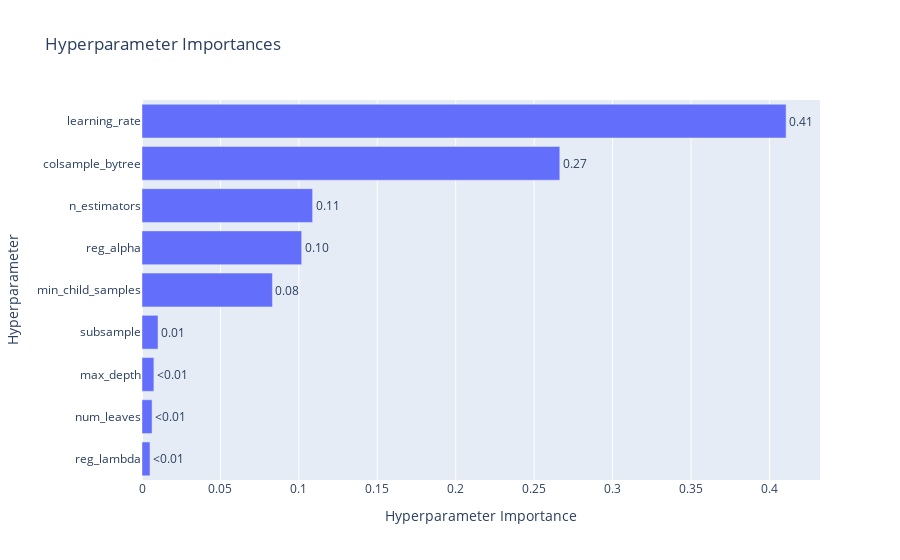
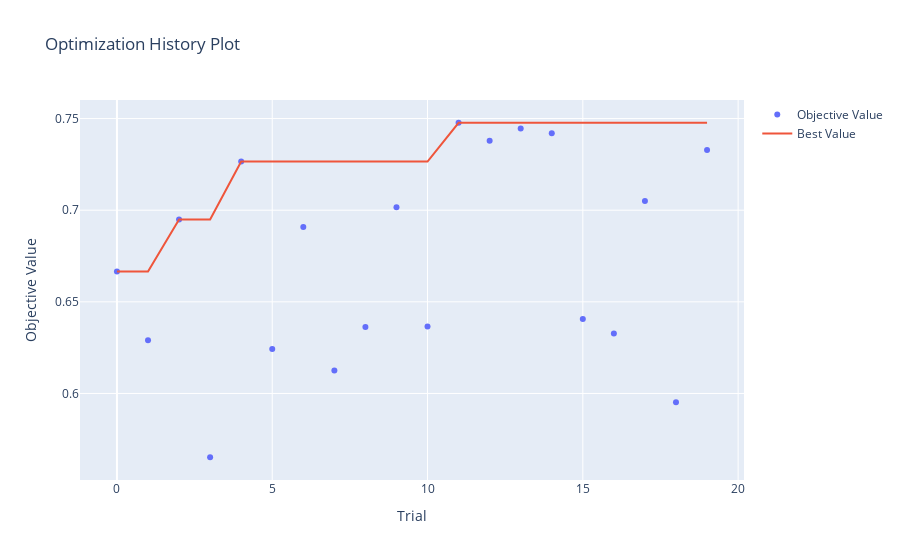

Notebook source saved alongside these figures, in order:
### Code cell
# Run the experiment for LightGBM
run_optuna_experiment()

### Figure 1 — Plotly figure (JSON) as saved in the notebook; plotly's stock layout.template omitted (floating-point values rounded to 4 significant figures)
{"data": [{"cliponaxis": false, "hovertemplate": ["reg_lambda (FloatDistribution): 0.005092142797852909<extra></extra>", "num_leaves (IntDistribution): 0.006426389436127058<extra></extra>", "max_depth (IntDistribution): 0.00758794975169882<extra></extra>", "subsample (FloatDistribution): 0.010220975942648826<extra></extra>", "min_child_samples (IntDistribution): 0.08315671775768922<extra></extra>", "reg_alpha (FloatDistribution): 0.10178728704390644<extra></extra>", "n_estimators (IntDistribution): 0.10877845848300684<extra></extra>", "colsample_bytree (FloatDistribution): 0.26634638389492227<extra></extra>", "learning_rate (FloatDistribution): 0.4106036948921476<extra></extra>"], "name": "Objective Value", "orientation": "h", "text": ["<0.01", "<0.01", "<0.01", "0.01", "0.08", "0.10", "0.11", "0.27", "0.41"], "textposition": "outside", "type": "bar", "x": [0.005092, 0.006426, 0.007588, 0.01022, 0.08316, 0.1018, 0.1088, 0.2663, 0.4106], "y": ["reg_lambda", "num_leaves", "max_depth", "subsample", "min_child_samples", "reg_alpha", "n_estimators", "colsample_bytree", "learning_rate"]}], "layout": {"title": {"text": "Hyperparameter Importances"}, "xaxis": {"title": {"text": "Hyperparameter Importance"}}, "yaxis": {"title": {"text": "Hyperparameter"}}}}

### Figure 2 — Plotly figure (JSON) as saved in the notebook; plotly's stock layout.template omitted (floating-point values rounded to 4 significant figures)
{"data": [{"mode": "markers", "name": "Objective Value", "type": "scatter", "x": [0, 1, 2, 3, 4, 5, 6, 7, 8, 9, 10, 11, 12, 13, 14, 15, 16, 17, 18, 19], "y": [0.6666, 0.629, 0.695, 0.5652, 0.7266, 0.6243, 0.6909, 0.6126, 0.6362, 0.7016, 0.6366, 0.7477, 0.7379, 0.7446, 0.742, 0.6407, 0.6328, 0.7051, 0.5952, 0.7329]}, {"mode": "lines", "name": "Best Value", "type": "scatter", "x": [0, 1, 2, 3, 4, 5, 6, 7, 8, 9, 10, 11, 12, 13, 14, 15, 16, 17, 18, 19], "y": [0.6666, 0.6666, 0.695, 0.695, 0.7266, 0.7266, 0.7266, 0.7266, 0.7266, 0.7266, 0.7266, 0.7477, 0.7477, 0.7477, 0.7477, 0.7477, 0.7477, 0.7477, 0.7477, 0.7477]}, {"marker": {"color": "#cccccc"}, "mode": "markers", "name": "Infeasible Trial", "showlegend": false, "type": "scatter", "x": [], "y": []}], "layout": {"title": {"text": "Optimization History Plot"}, "xaxis": {"title": {"text": "Trial"}}, "yaxis": {"title": {"text": "Objective Value"}}}}
